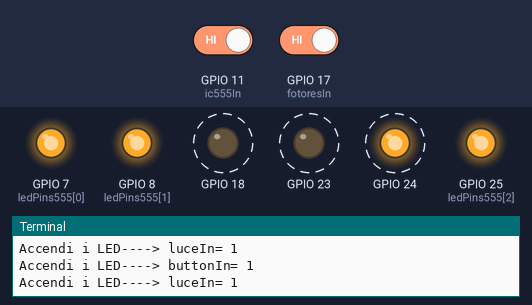
Recording of a program running on a simulated Raspberry Pi (BCM pin numbers). On the bench: output pins drawn as LEDs (lit = HIGH), the last lines printed to the terminal. Dashed ring = blinking. The inputs (shaded band) are chosen by the test bench; at power-on: GPIO 11 (ic555In) HIGH, GPIO 17 (fotoresIn) HIGH.

Above: at 1.85 s.
1.9 s: GPIO 11 (ic555In) driven LOW
At 2.65 s:
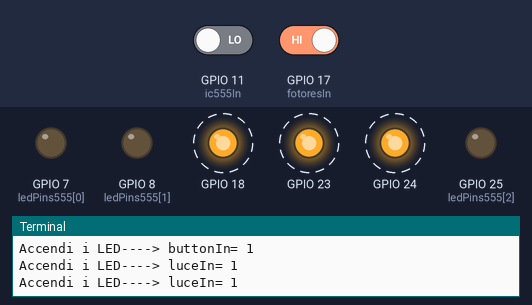
5.2 s: GPIO 11 (ic555In) driven HIGH
At 5.65 s:
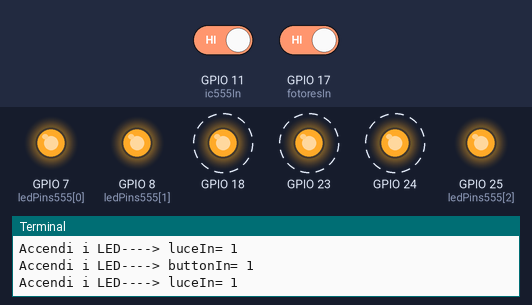
8.5 s: GPIO 17 (fotoresIn) driven LOW
At 9.4 s:
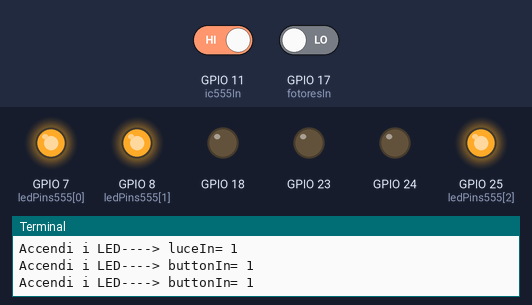
10.0 s: GPIO 17 (fotoresIn) driven HIGH
At 10.36 s:
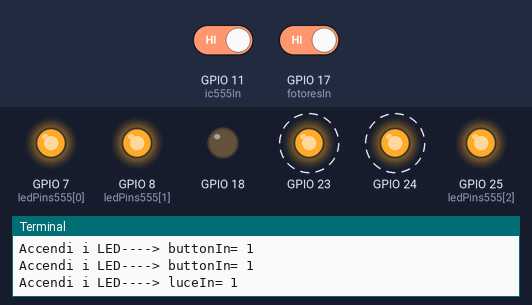
Timing chart, 0 to 14.3 s (numbered marks = the images above; inputs shaded):
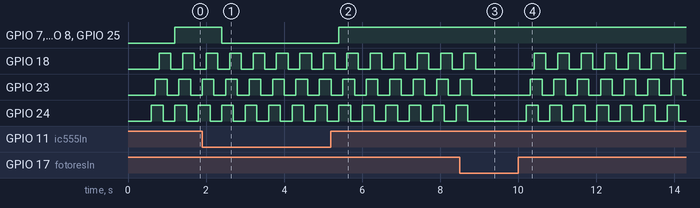

The program:

555-fotores-all-led.py
```python
#!/usr/bin/env python
# -*- coding: latin-1 *-*
# -*- coding: cp1252 -*-
#Raspberry Pi - GPIO interface
#Tutti i 6 led colegati sui GPIO OUT vengono accesi secondo lo stato di nr. 2 ingressi
#1)Caso della fotoresistenza:
#  Con il buio la logica pull-up del fotoresistore accende i led
#  ovvero parte la luminaria. Viceversa con la luce tutti i led si spengono.
#2)Caso del timer 555:
#  i led si accendono in sincronia con la tempistica impostata dal 555
import RPi.GPIO as GPIO
from time import sleep
################################### Inizializzazioni
GPIO.setmode(GPIO.BCM)
buttonIn=False
luceIn=False
ledOnfotores=False
ledOn555=False
ic555In=11
fotoresIn=17
ledPins555=[7,8,25]	# nr. 3 led per input da 555
ledPinsfotores=[24,23,18]  #gli altri 3 Led per accensione con buio
GPIO.setup(fotoresIn,GPIO.IN)
GPIO.setup(ic555In,GPIO.IN)
for a in ledPins555:
	GPIO.setup(a,GPIO.OUT)
	GPIO.output(a, False)	#Spegne i 3 led del 555
	sleep(0.1)
for a in ledPinsfotores:
	GPIO.setup(a,GPIO.OUT)
	GPIO.output(a, False)	#Spegne i 3 led della fotoresistenza
	sleep(0.1)

################################### Loop di lavoro
try:
	while 1:
		#Guarda se BUIO o LUCE
		#while
		if ledOnfotores==False and luceIn==False:
       	        	luceIn=GPIO.input(fotoresIn)  #Esce con logica pull-up True ovvero con pulsante chiuso=input 0=True
                                                #con fotoresistenza Luce presente=input 0=True
#    	        sleep(0.01)
	        	if luceIn==True:
				ledOnfotores=True
				print "Accendi i LED----> luceIn=",luceIn
			if ledOnfotores==True and luceIn==True:
               		#Accendi tutti i led
	                	for a in ledPinsfotores:
        	                	GPIO.output(a, True)
                	        	sleep(0.1)
                        		ledOnfotores=False
					luceIn=False
	        	#Spegne tutti i led
                	for a in ledPinsfotores:
                        	GPIO.output(a, False)
                        	sleep(0.1)
                        	ledOnfotores=False

        #Guarda input da 555
        #while
		if ledOn555==False and buttonIn==False:
                	buttonIn=GPIO.input(ic555In)  #Esce con logica pull-up True ovvero con pulsante chiuso=input 0=True
                        	                        #con bottone pigiato=input 0=True
#               	sleep(0.01)
                	if buttonIn==True:
                        	ledOn555=True
                        	print "Accendi i LED----> buttonIn=",buttonIn
#                if ledOn555==True and buttonIn==True:
               		#Accendi tutti i led
                        	for a in ledPins555:
                                	GPIO.output(a, True)
#					sleep(0.01)
                                	ledOn555=False
                                	buttonIn=False
                #Spegne tutti i led
                	else:
				for a in ledPins555:
	                        	GPIO.output(a, False)
#					sleep(0.01)
                        		ledOn555=False
except KeyboardInterrupt:
	print "CIAO !"
	GPIO.cleanup()
```

Measured:
- after the input at 1.9 s, GPIO 7 (ledPins555[0]), GPIO 8 (ledPins555[1]), GPIO 25 (ledPins555[2]): HIGH → LOW after 0.50 s
- after the input at 5.2 s, GPIO 7 (ledPins555[0]), GPIO 8 (ledPins555[1]), GPIO 25 (ledPins555[2]): LOW → HIGH after 0.21 s
- after the input at 8.5 s, GPIO 18: goes on until 8.9 s, then stays LOW; GPIO 23: goes on until 8.8 s, then stays LOW; GPIO 24: goes on until 8.7 s, then stays LOW
- after the input at 10.0 s, GPIO 18: alternates HIGH for 0.30 s and LOW for 0.30 s, starting after 0.41 s; GPIO 23: alternates HIGH for 0.30 s and LOW for 0.30 s, starting after 0.31 s; GPIO 24: alternates HIGH for 0.30 s and LOW for 0.30 s, starting after 0.21 s
- by itself, GPIO 18, GPIO 23, GPIO 24: alternates HIGH for 0.30 s and LOW for 0.30 s
